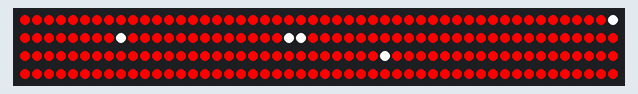
This sketch was run on a simulated Arduino Uno, built with avr-gcc and run on an emulated ATmega328P. Parts: 200 RGB LEDs in strip order, left to right, continuing on the next row. Dim RGB values are drawn brighter than linear; random numbers use the default seed unless the sketch sets one; what the sketch prints to the serial monitor is not drawn.

Above: at 2.17 s.
At 4.66 s:
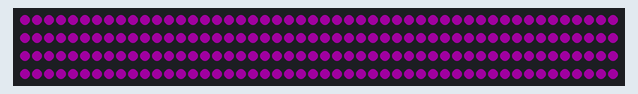
At 5.93 s:
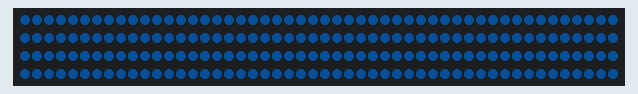
At 22.43 s:
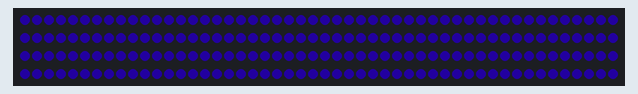
At 33.22 s:
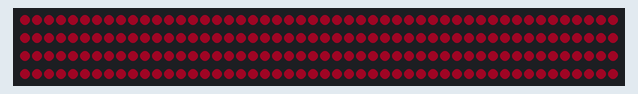
At 39.19 s:
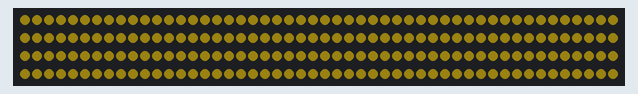

The sketch:

walter-christmas.ino
```cpp
#include <FastLED.h>

/**
 * @brief LED Configuration
 */
#define NUM_LEDS 200      // Total number of LEDs
#define DATA_PIN 10       // Data pin for the LED strip
#define DELAY_MS 20       // Delay time for color fading
#define NUM_TWINKLES 5    // Number of twinkling LEDs
#define TWINKLE_TIME 100  // Duration (in ms) for a twinkle effect

/**
 * @brief LED array and color fading variables
 */
CRGB leds[NUM_LEDS];
CRGB currentColor = CRGB::Red;     // Start color
CRGB targetColor = CRGB::Blue;     // Next color to fade to
float fadeStep = 0.01;             // Step size for color blending

/**
 * @brief Twinkling LED Data
 */
struct Twinkle {
  int position;        // LED position
  uint32_t startTime;  // Time when twinkle started
  bool active;         // Is the twinkle currently active?
};

Twinkle twinkles[NUM_TWINKLES];  // Array of twinkling LEDs

void setup() {
  Serial.begin(115200);
  delay(2000); // Short startup delay
  Serial.println("Walter Christmas Lights v0.2 - Fading & Twinkle");

  FastLED.addLeds<WS2812B, DATA_PIN, GRB>(leds, NUM_LEDS);
  FastLED.clear();
  FastLED.show();

  // Initialize twinkle array
  for (int i = 0; i < NUM_TWINKLES; ++i) {
    twinkles[i].active = false;
  }

  targetColor = getRandomColor();
}

void loop() {
  static float progress = 0.0; // Tracks progress of fading

  // Update fading background
  updateFadingBackground(&progress);

  // Handle twinkling LEDs
  handleTwinkles();

  FastLED.show();
  delay(DELAY_MS);
}

/**
 * @brief Smoothly fades all LEDs from currentColor to targetColor
 */
void updateFadingBackground(float *progress) {
  *progress += fadeStep; // Increment the fade progress
  if (*progress >= 1.0) {
    *progress = 0.0; // Reset progress
    currentColor = targetColor; // End the fade with the target color
    targetColor = getRandomColor(); // Pick a new target color
  }

  // Interpolate between currentColor and targetColor
  CRGB blendedColor = blend(currentColor, targetColor, *progress * 255);
  fill_solid(leds, NUM_LEDS, blendedColor);
}

/**
 * @brief Handle the random twinkling effect
 */
void handleTwinkles() {
  uint32_t currentTime = millis();

  // Activate new twinkles if available
  for (int i = 0; i < NUM_TWINKLES; ++i) {
    if (!twinkles[i].active) {
      twinkles[i].position = random(0, NUM_LEDS);  // Random LED position
      twinkles[i].startTime = currentTime;         // Mark start time
      twinkles[i].active = true;
      leds[twinkles[i].position] = CRGB::White;    // Bright white twinkle
    }
  }

  // Check and deactivate old twinkles
  for (int i = 0; i < NUM_TWINKLES; ++i) {
    if (twinkles[i].active && (currentTime - twinkles[i].startTime > TWINKLE_TIME)) {
      twinkles[i].active = false;  // Deactivate twinkle
    }
  }
}

/**
 * @brief Returns a random CRGB color with at least one channel active
 */
CRGB getRandomColor() {
  // Generate a random hue value (0-255)
  uint8_t hue = random(0, 256);

  // Convert from HSV to RGB, keeping the saturation at 100% and value at 40% (0.4)
  CHSV hsvColor = CHSV(hue, 255, 255 * 0.4);  // 40% brightness

  // Convert from CHSV to CRGB
  CRGB color = hsvColor;

  return color;
}
```
